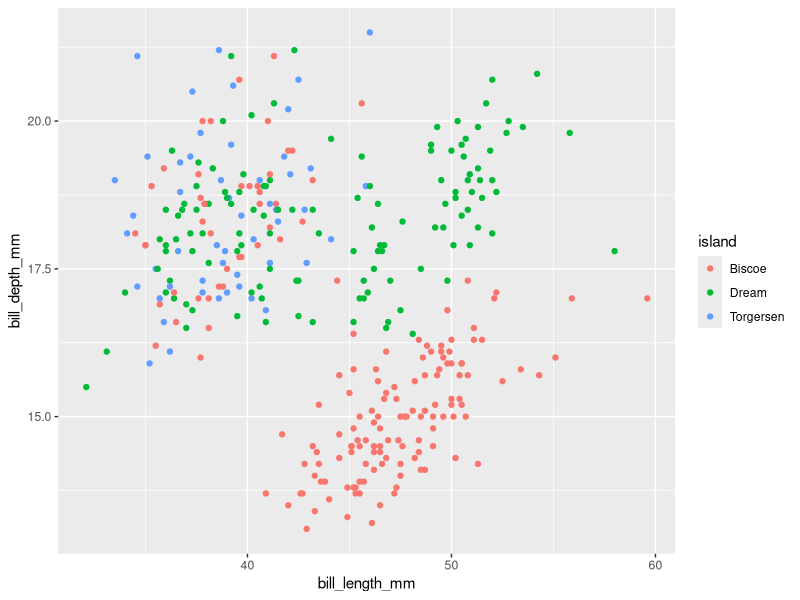

Write R code to recreate this figure.
## ---- chunk 1
knitr::opts_chunk$set(warning = FALSE, message = FALSE, fig.align = "center", fig.width = 4, fig.height = 2.5)
## ---- chunk 2
library(tidyverse)
library(palmerpenguins)
data(penguins)
ggplot(penguins, aes(x = bill_length_mm,
                     y = bill_depth_mm,
                     color = island)) +
  geom_point()
